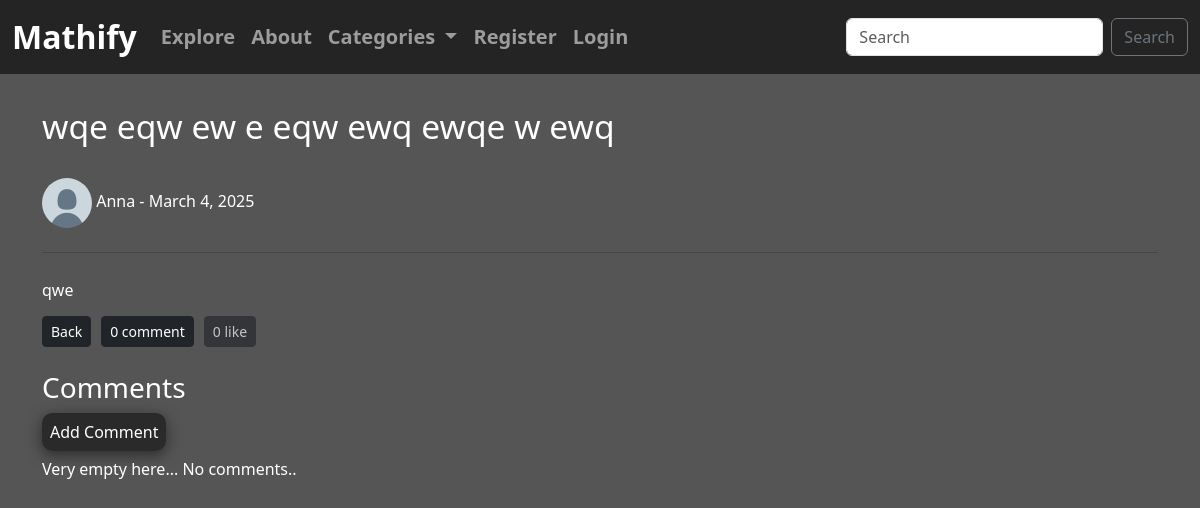
/article/69, run on an earlier commit of the app's database.
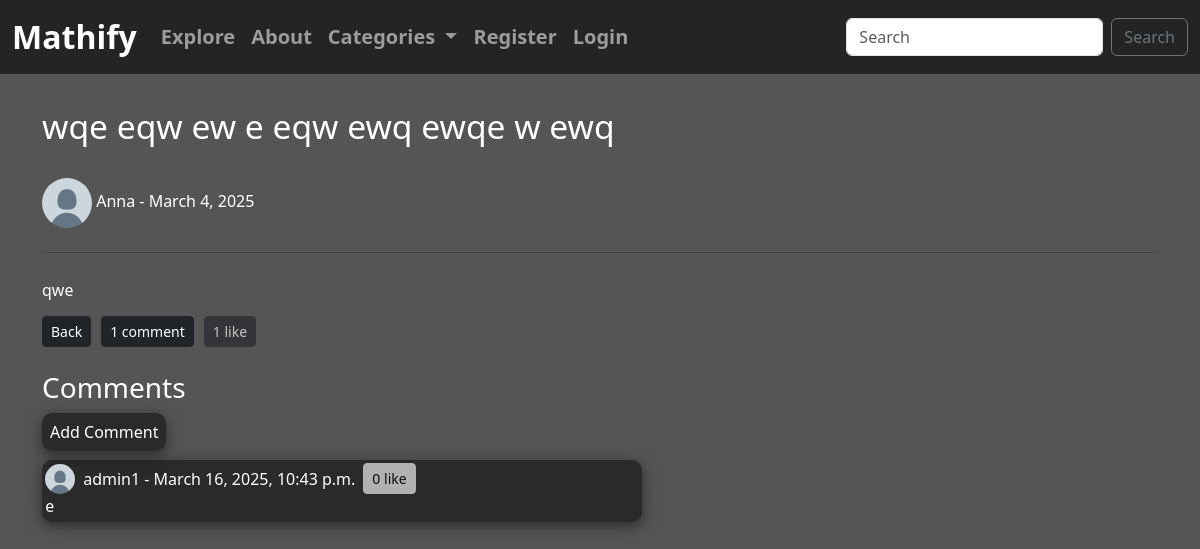
And on a later commit of the database.
### myApp/models.py (models this page shows, shortened)
class Post(models.Model):
    title = models.CharField(max_length=255)
    header_image = models.ImageField(null=True, blank=True, upload_to="images/")
    author = models.ForeignKey(User, on_delete=models.CASCADE)
    body = RichTextField(blank=True, null=True)
    post_date = models.DateField(auto_now_add=True)
    category = models.CharField(max_length=255, default='uncategorized')
    likes = models.ManyToManyField(User, related_name='blog_post')
    def total_likes(self):
        return self.likes.count()
    def total_comments(self):
        return self.comments.count()

class Comment(models.Model):
    post = models.ForeignKey(Post, related_name="comments", on_delete=models.CASCADE)
    name = models.CharField(max_length=255)
    body = models.TextField()
    date_added = models.DateTimeField(auto_now_add=True)
    likes = models.ManyToManyField(User, related_name='comment_likes')
    def comment_likes(self):
        return self.likes.count()

### myApp/views.py (the view)
# urls.py: path('article/<int:pk>', ArticleDetailView.as_view(), name="article_details"),
class ArticleDetailView(CategoryMixin, DetailView):
    model = Post
    template_name = 'myApp/article_details.html'
    def get_context_data(self, *args, **kwargs):
        comments_with_pics = []
        context = super(ArticleDetailView, self).get_context_data(*args, **kwargs)
        post = get_object_or_404(Post, id=self.kwargs['pk'])
        total_likes = post.total_likes()
        liked = False
        if post.likes.filter(id=self.request.user.id).exists():
            liked = True
        for comment in post.comments.all():
            try:
                user = User.objects.get(username=comment.name)
                profile_pic = user.profile.profile_pic.url if user.profile.profile_pic else None
                user_liked = comment.likes.filter(id=self.request.user.id).exists()
            except User.DoesNotExist:
                profile_pic = None
                user_liked = False
            comments_with_pics.append({
                'comment': comment,
                'profile_pic': profile_pic,
                'likes_count': comment.comment_likes(),
                'user_liked': user_liked,
            })
        context["total_likes"] = total_likes
        context["liked"] = liked
        context["comments_with_pics"] = comments_with_pics
        return context

### myApp/models.py (called while the page is built)
    def __str__(self):
        return self.name

### myApp/views.py (called while the page is built)
    def get_context_data(self, **kwargs):
        context = super().get_context_data(**kwargs)
        context["cat_menu"] = Category.objects.all()
        return context

### myApp/templates/myApp/article_details.html (shortened to what this page needs)
{% extends 'myApp/base.html' %}
{% load static %}
{% block content %}
    <link rel="stylesheet" href="{% static 'myApp/css/article_detail.css' %}">
    <h1>{{ post.title }}</h1>
    <div class="post-card">
        <h6>
            {% if post.author.profile.profile_pic %}
                <img src="{{ post.author.profile.profile_pic.url }}" width=50 height=50 class="rounded-circle">
            {% else %}
                <img src="{% static 'myApp/images/defaultpfp.png' %}" width=50 height=50 class="rounded-circle">
            {% endif %}
                {{ post.author.username }} - {{ post.post_date }}
        <hr>
        <br/>
        <h6>
            {{ post.body|safe }}
        </h6>
    </div>
    <div class="back-like">
        <a href="{% url 'blog_view' %}" class="btn btn-dark btn-sm">Back</a>
        <button class="btn btn-dark btn-sm">{{ post.total_comments }} comment</button>
        <form action="{% url 'like_post' post.pk %}" method="POST">
            {% if user.is_authenticated %}
                {% if liked %}
                    <button type="submit", name="post_id", value="{{ post.id }}",
                    class="btn btn-dark btn-sm"> {{ total_likes }} like</button>
                {% else %}
                    <button type="submit", name="post_id", value="{{ post.id }}",
                    class="btn btn-dark btn-sm"> {{ total_likes }} like</button>
                {% endif %}
            {% else %}
                    <button class="btn btn-dark btn-sm" disabled> {{ total_likes }} like</button>
            {% endif %}
        </form>
    </div>
    <br/>
    <h3>Comments</h3>
    <div class="comment-section">
        <div class="add-comment">
            <a href="{% url 'add_comment' post.pk %}">Add Comment</a><br/>
        </div>
        {% if not post.comments.all %}
            <h6>
                Very empty here... No comments..
            </h6>
        {% else %}
            {% for comment_data in comments_with_pics %}
            <div class="comment-post w-100 w-md-75 w-lg-50">
                <strong class="d-flex align-items-center">
                    {% if comment_data.profile_pic %}
                        <img src="{{ comment_data.profile_pic }}" width=30 height=30 class="rounded-circle me-2">
                    {% else %}
                        <img src="{% static 'myApp/images/defaultpfp.png' %}" width=30 height=30 class="rounded-circle me-2">
                    {% endif %}
                    <span class="me-2">{{ comment_data.comment.name }} - {{ comment_data.comment.date_added }}</span>
                    <form action="{% url 'like_comment' comment_data.comment.id %}" method="POST" class="d-inline">
                        {% if user.is_authenticated %}
                            <button type="submit" class="btn btn-light btn-sm">
                                {{ comment_data.likes_count }} Like{% if comment_data.likes_count == 1 %}{% else %}s{% endif %}
                            </button>
                        {% else %}
                            <button class="btn btn-light btn-sm" disabled> {{ comment_data.likes_count }} like</button>
                        {% endif %}
                    </form>
                </strong>
                {{ comment_data.comment.body }}
            </div>
            {% endfor %}
        {% endif %}
    </div>
{% endblock %}

What changed in the data, as far as the page shows it:
computed for Post "wqe eqw ew e eqw ewq ewqe w ewq": total_comments "0" → "1"
added Comment: comment.name "admin1", comment.date_added "March 16, 2025, 10:43 p.m.", likes_count "0", comment.body "e"
Also different on the page:
{{ total_likes }}: "0" → "1"
text no longer shown: "Very empty here... No comments.."
